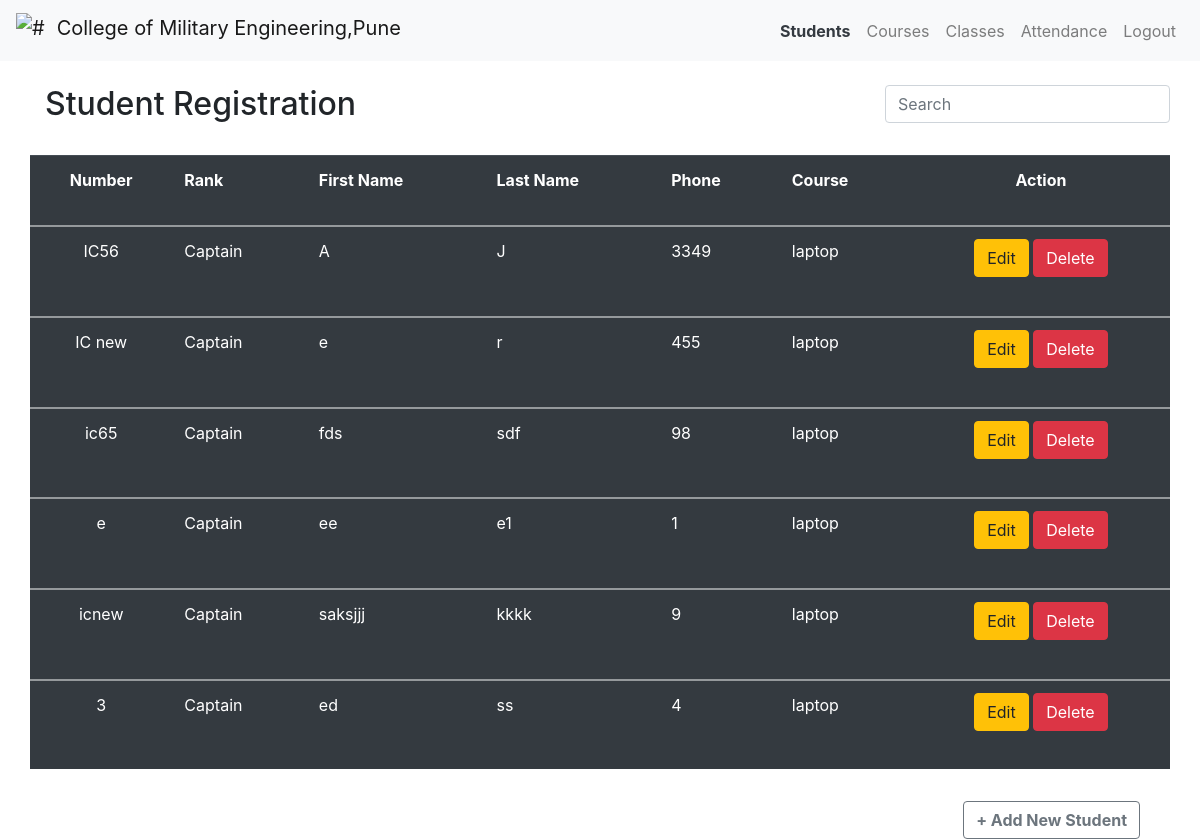
/index/ (signed in), run on the app's committed database.
### app.py (models this page shows)
class Students(db.Model):
    roll_no=db.Column(db.String(200),primary_key=True)
    rank=db.Column(db.String(200),nullable=False)
    first_name=db.Column(db.String(200),nullable=False)
    last_name=db.Column(db.String(200),nullable=False)
    phone=db.Column(db.Integer(),nullable=False)
    attendance_id=db.relationship('Attendance_sys',backref='stud_attend')
    course_sel=db.Column(db.Integer,db.ForeignKey('course.course_id'))

class Course(db.Model):
    course_id=db.Column(db.Integer,primary_key=True)
    course_name=db.Column(db.String(200),unique=True,nullable=False)
    courses=db.relationship('Students',backref='courses',cascade = "all,delete, delete-orphan")
    course_class=db.relationship('Classes',backref='course_class',cascade = "all,delete, delete-orphan")

### app.py (the view)
@app.route('/index/', methods =["GET", "POST"])
@login_required
def index():
    course=Course.query.all()
    students=db.session.query(Students,Course).join(Course).all()
    return render_template('index_new.html',students=students,course=course)

### app.py (called while the page is built)
@login.user_loader
def load_user(id):
    return Users.query.get(id)

### templates/index_new.html (shortened to what this page needs)
{% extends 'base.html'%}
{%block body%}
    <nav class="navbar navbar-expand-md bg-light navbar-light">
      <a class="navbar-brand" href="#">
         <img src="{{ url_for('static',filename='cme.jpg') }}" width="35" height="35" class="d-inline-block align-top" alt="#">
        College of Military Engineering,Pune
      </a>
      <ul class="navbar-nav ml-auto">
         <li class="nav-item">
             <a class="nav-link font-weight-bold text-dark" href="{{url_for('index')}}">
               Students
             </a>
         </li>
         <li class="nav-item">
            <a class="nav-link" href="{{url_for('course_reg')}}">
              Courses
            </a>
        </li>
         <li class="nav-item">
            <a class="nav-link" href="{{url_for('class_reg')}}">
              Classes
            </a>
        </li>
         <li class="nav-item">
             <a class="nav-link" href="{{url_for('attendance_records')}}">
               Attendance
             </a>
         </li>
        <li class="nav-item">
         <a class="nav-link" href="{{url_for('logout')}}">
           Logout
         </a>
     </li>
     </ul>
    </nav>
    <div class="container mt-4">
        <div class="row">
            <div class="col-md-4"><h2>Student Registration</h2></div>
            <input type="text" id="filter" class="form-control col-md-3 ml-auto" placeholder="Search">
        </div>
        <div class="row mt-4" style="overflow: auto;height: 630px;">
            <table class="table table-hover table-dark" id="table1" style="border-collapse: collapse;">
                <tr>
                    <th class="text-center" style="position: sticky;top: 0;">Number</th>
                    <th style="position: sticky;top: 0;">Rank</th>
                    <th style="position: sticky;top: 0;">First Name</th>
                    <th style="position: sticky;top: 0;">Last Name</th>
                    <th style="position: sticky;top: 0;">Phone</th>
                    <th style="position: sticky;top: 0;">Course</th>
                    <th class="text-center" style="position: sticky;top: 0;">Action</th>
                </tr>
                {% for row,row2 in students %}
               <tbody class="searchable">
                <tr>
                    <td class="text-center">{{row.roll_no}}</td>
                    <td>{{row.rank}}</td>
                    <td>{{row.first_name}}</td>
                    <td>{{row.last_name}}</td>
                    <td>{{row.phone}}</td>
                    <td>{{row2.course_name}}</td>
                    <td class="text-center">
                        <a href="/update/{{row.roll_no}}" class="btn btn-warning btn-xs" data-toggle="modal" data-target="#modaledit{{row.roll_no}}">Edit</a>
                        <a href="/delete/{{row.roll_no}}" class="btn btn-danger btn-xs" onclick="return confirm('Are You Sure To Delete ?')">Delete</a>
                    </td>
                </tr>
               </tbody>
                {% endfor %}
            </table>
        </div>
         <div class="col-md-12 mt-3">
            <button class="btn btn-outline-secondary btn-md float-right font-weight-bold" data-toggle="modal" data-target="#mymodal">+ Add New Student</button>
         </div>
    </div>
{%endblock%}

### data on the page
Students: roll_no "IC56", rank "Captain", first_name "A", last_name "J", phone "3349", course_name "laptop"
Students: roll_no "IC new", rank "Captain", first_name "e", last_name "r", phone "455", course_name "laptop"
Students: roll_no "ic65", rank "Captain", first_name "fds", last_name "sdf", phone "98", course_name "laptop"
Students: roll_no "e", rank "Captain", first_name "ee", last_name "e1", phone "1", course_name "laptop"
Students: roll_no "icnew", rank "Captain", first_name "saksjjj", last_name "kkkk", phone "9", course_name "laptop"
Students: roll_no "3", rank "Captain", first_name "ed", last_name "ss", phone "4", course_name "laptop"
